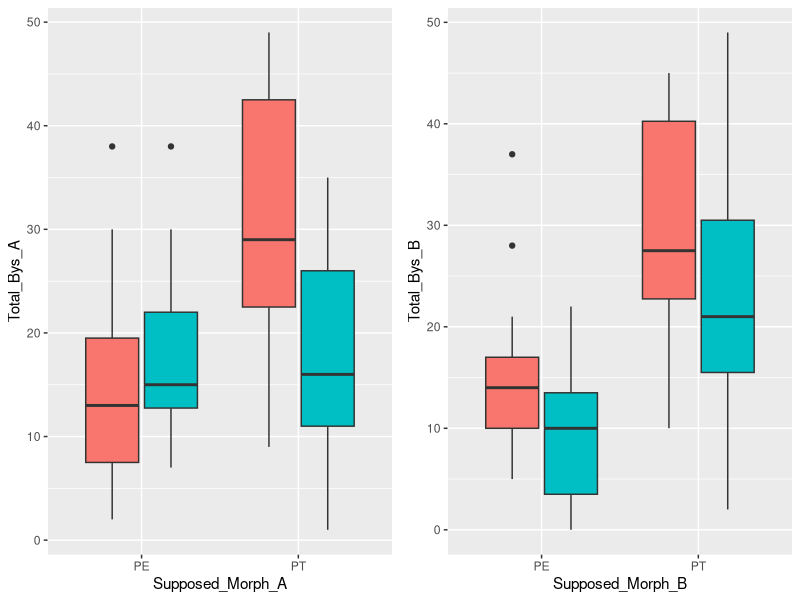
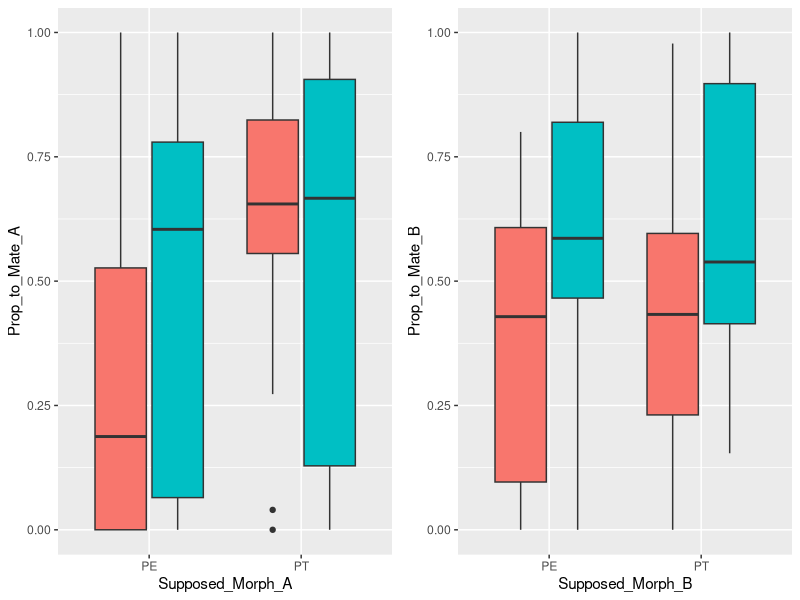
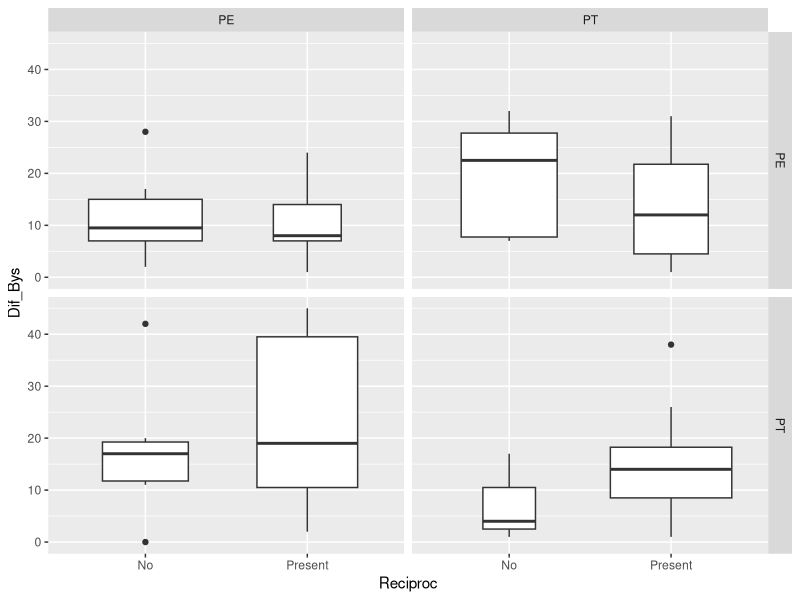
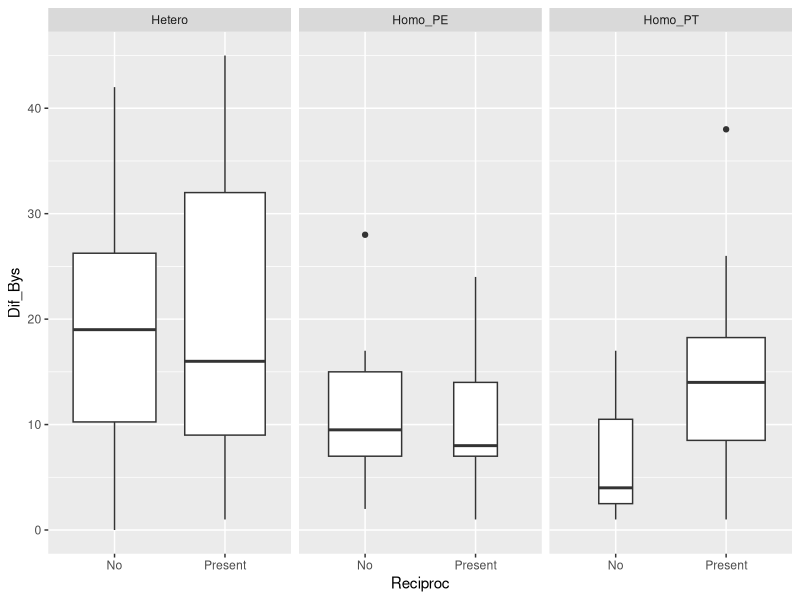
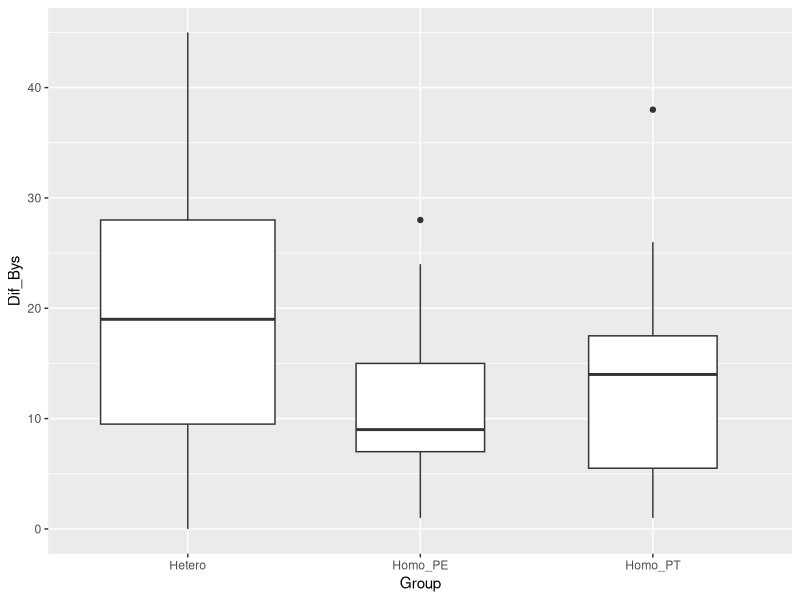
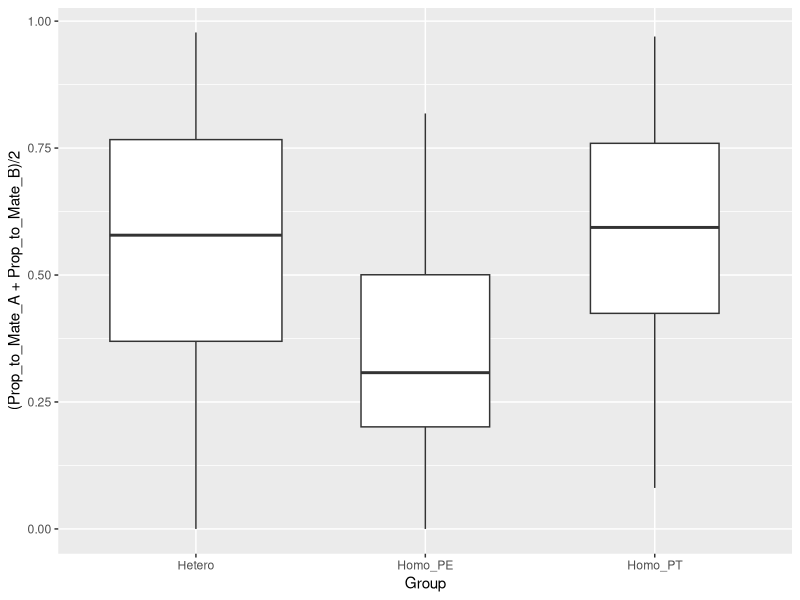

R code for these plots, in order:
library(readxl)
library(dplyr)
library(ggplot2)
library(cowplot)



myt <- read_excel("Data/TouchTrEd_D_2023.xlsx", na = "NA")

myt <- myt %>% filter(!is.na(Supposed_Morph_A))

myt <- myt %>% mutate(Reciproc = ifelse(Reciprocal_threads == "0", "No", "Present"), Total_Bys_A =  To_Substr_A + To_mate_A, Total_Bys_B = To_Substr_B + To_mate_B, Prop_to_Mate_A = To_mate_A/Total_Bys_A, Prop_to_Mate_B = To_mate_B/Total_Bys_B)

myt %>%
  group_by(Supposed_Morph_A, Supposed_Morph_B) %>%
  summarise(Prop_Reciproc = mean(Reciproc == "Present"))

Pl_A <-
ggplot(myt, aes(x = Supposed_Morph_A, y = Total_Bys_A, fill = Supposed_Morph_B)) +
  geom_boxplot() + guides(fill = "none")

Pl_B <-
ggplot(myt, aes(x = Supposed_Morph_B, y = Total_Bys_B, fill = Supposed_Morph_A)) +
  geom_boxplot()+ guides(fill = "none")

plot_grid(Pl_A, Pl_B)

Pl_A_prop <-
  ggplot(myt, aes(x = Supposed_Morph_A, y = Prop_to_Mate_A, fill = Supposed_Morph_B)) +
  geom_boxplot() + guides(fill = "none")

Pl_B_prop <-
  ggplot(myt, aes(x = Supposed_Morph_B, y = Prop_to_Mate_B, fill = Supposed_Morph_A)) +
  geom_boxplot()+ guides(fill = "none")

plot_grid(Pl_A_prop, Pl_B_prop)




myt <- myt %>% mutate(Dif_Bys = abs(Total_Bys_A - Total_Bys_B))

ggplot(myt, aes(x = Reciproc, y = Dif_Bys)) +
  geom_boxplot(varwidth = T)+ guides(fill = "none") +
  facet_grid(Supposed_Morph_A ~ Supposed_Morph_B)


myt<-
myt %>% mutate(Group = case_when(
  Supposed_Morph_A == "PT" & Supposed_Morph_B == "PT" ~ "Homo_PT",
  Supposed_Morph_A == "PE" & Supposed_Morph_B == "PE" ~ "Homo_PE",
  (Supposed_Morph_A == "PE" & Supposed_Morph_B == "PT")|
    (Supposed_Morph_A == "PT" & Supposed_Morph_B == "PE") ~ "Hetero"
))



ggplot(myt, aes(x = Reciproc, y = Dif_Bys)) +
  geom_boxplot(varwidth = T)+ guides(fill = "none") +
  facet_wrap( ~ Group)


ggplot(myt, aes(x = Group, y = Dif_Bys)) +
  geom_boxplot(varwidth = T)+ guides(fill = "none")




ggplot(myt, aes(x = Group, y = (Prop_to_Mate_A + Prop_to_Mate_B)/2 )) +
  geom_boxplot(varwidth = T)+ guides(fill = "none")


